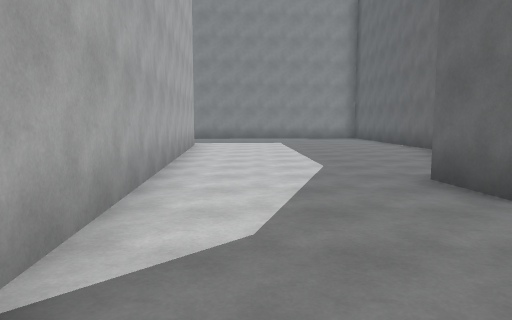
[1] (above)

19 first-person views from a walk through a Unity game level. The camera is 1.5 m above the floor, tilts 6° down and sees 70° across. The floor is counted in squares, 2 m on a side. Each view is taken from the middle of a square. On the plan, view 1 faces up. The plan holds only what a view shows up to about 11 squares ahead; the rest is blank. The place goes on beyond the plan.

[2]
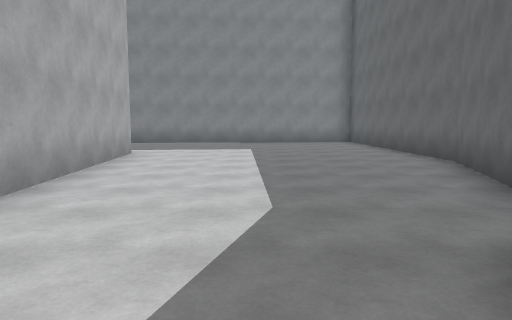

[3]
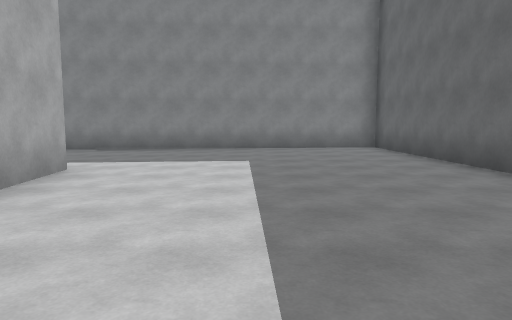

[4]
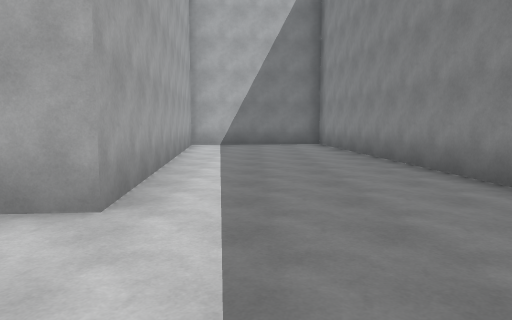

[5]
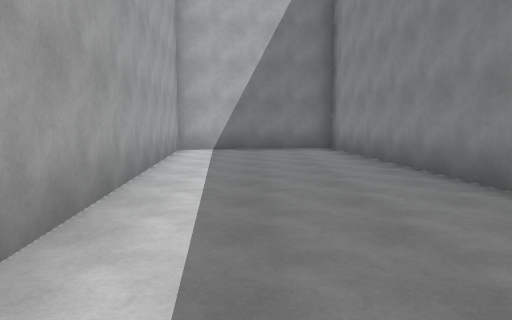

[6]
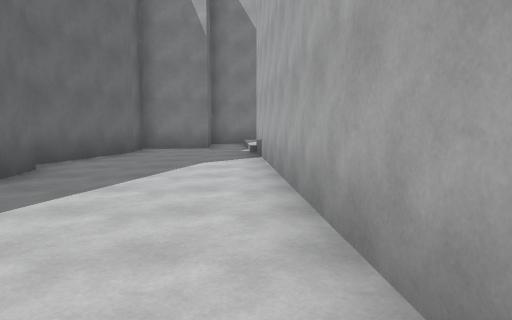

[7]
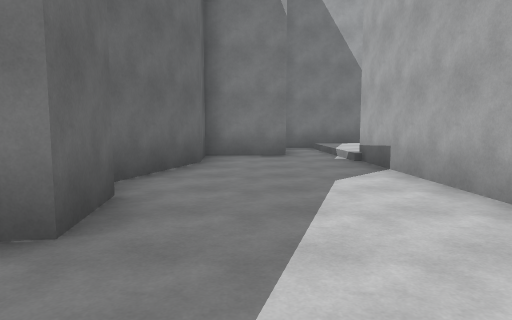

[8]
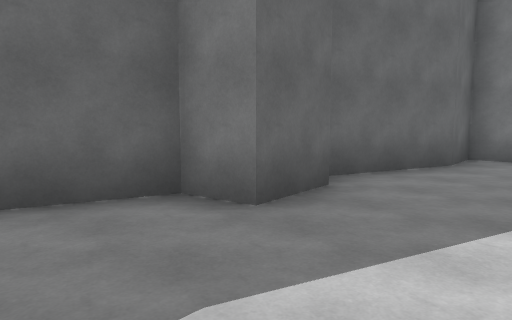

[9]
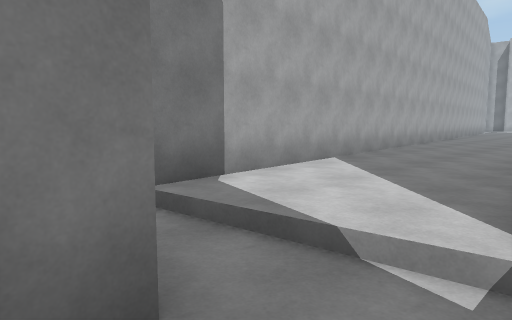

[10]
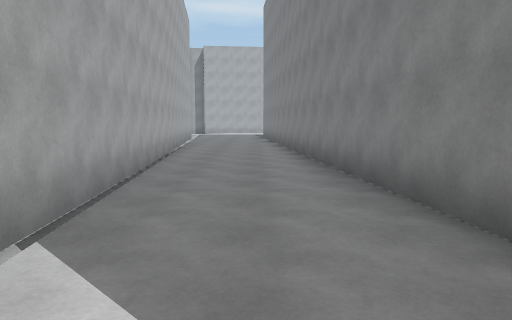

[11]
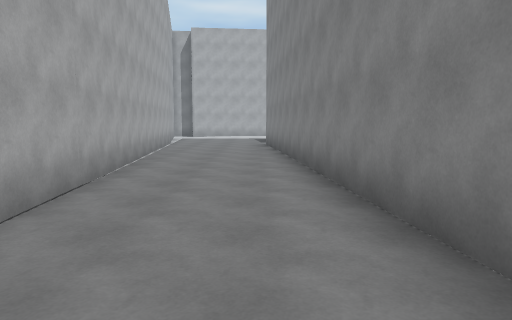

[12]
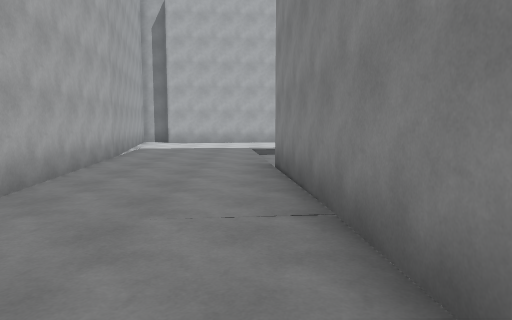

[13]
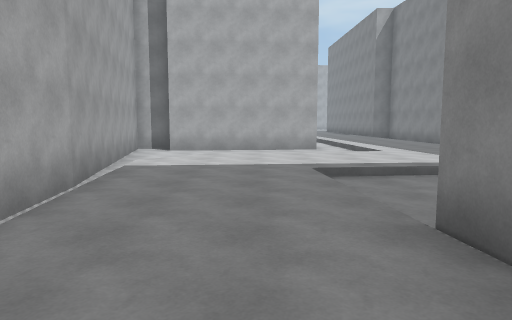

[14]
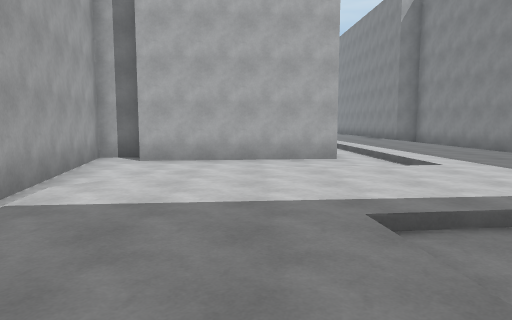

[15]
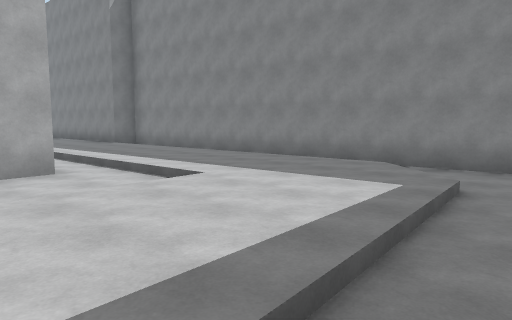

[16]
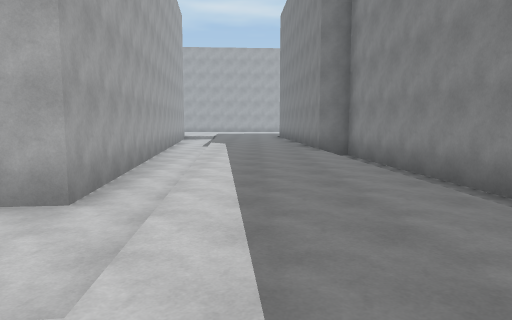

[17]
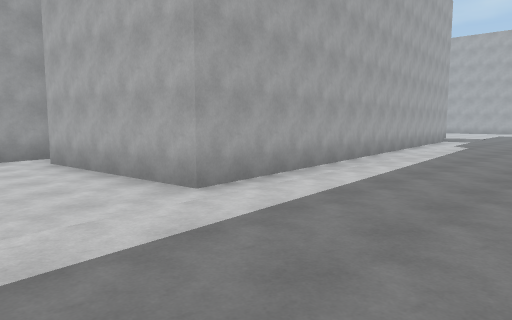

[18]
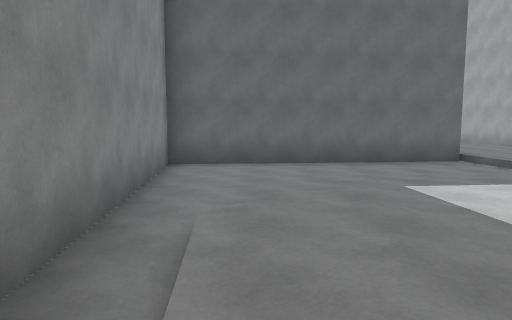

[19]
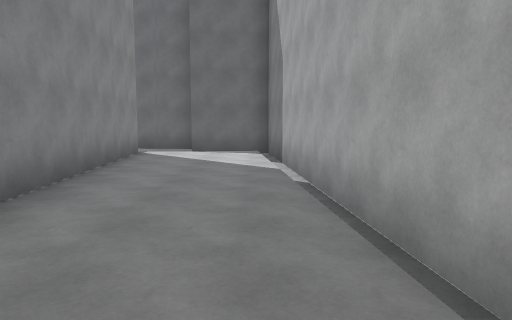

### Floor plan
Key: @ floor where view 1 was taken; # wall or solid block; . main floor; : floor 0.25 m higher than the main floor; / step, stairs or slope.
Columns run from 37 left of view 1 to 5 right of it. Each row starts with its distance up from view 1.
 17                                     #######
 16                           ###########.....#
 15                           #...............#
 14                           #...............#
 13                           #...............#
 12                           #...............#
 11                           ##########......#
 10                                    #......#
  9                                    #......#
  8                                    #.....##
  7                                    #.....#
  6                                    #.....#
  5           ########                 #....##
  4   ########.......#                 #....#
  3  ##///////:://...#                 #....#
  2  :::::::::::::...#                 ##...#
  1 ::::::::::::::/..#                  #...#
  0 ::::///////:::/..##         #########@.##
 -1 .......##../::/...###########:::::::/.##
 -2 #########../::////:::::::::::::::::::.#
 -3         #../::::::::::::::::::::::///.#
 -4         #../::::::::::::////###########
 -5        ##...///////##########
 -6        #....########
 -7        ######

Where each view was taken, in squares from view 1:
view 1: 0 up, 0 right, facing up
view 2: 3 up, 1 right, facing up
view 3: 6 up, 1 right, facing up
view 4: 13 up, 1 right, facing left
view 5: 13 up, 1 left, facing left
view 6: 9 up, 1 left, facing down
view 7: 7 up, 1 right, facing down
view 8: 7 up, 0 right, facing down-right
view 9: 0 up, 1 right, facing down-left
view 10: 2 down, 2 left, facing left
view 11: 2 down, 7 left, facing left
view 12: 2 down, 13 left, facing left
view 13: 3 down, 17 left, facing left
view 14: 3 down, 20 left, facing left
view 15: 3 down, 22 left, facing up-left
view 16: 1 up, 25 left, facing left
view 17: 3 up, 26 left, facing down-left
view 18: 3 up, 28 left, facing right
view 19: 3 down, 10 left, facing right
